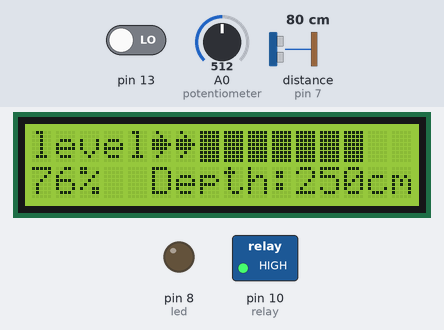
Bench run of a sketch on a simulated Arduino Uno, built with avr-gcc and run on an emulated ATmega328P. Parts: 16×2 character LCD, switched loads named in the sketch (green lamp = pin HIGH), output pins drawn as LEDs (lit = HIGH). Wiring (inferred from the names in the program): ultrasonic range finder: trigger pin 6; echo pin 7. The inputs (shaded band) are chosen by the test bench; at power-on: distance to the obstacle (sensor on pin 7) 80 cm, A0 (potentiometer) = 512, pin 13 LOW. The echo pulse lasts 58.3 µs per cm; pins used as bus, display or sensor lines are not drawn; what the sketch prints to the serial monitor is not drawn.

Above: at 4.2 s.
4.3 s: distance to the obstacle (sensor on pin 7) set to 38 cm
At 4.47 s:
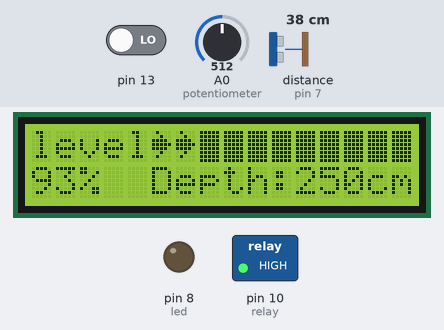
6.0 s: distance to the obstacle (sensor on pin 7) set to 32 cm
At 7.0 s:
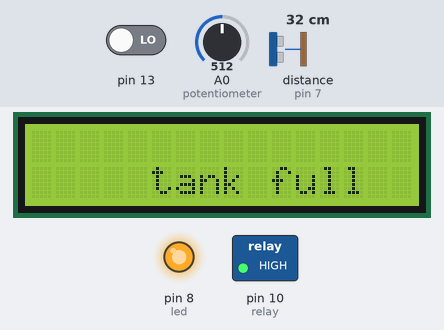
8.6 s: A0 (potentiometer) set to 496
At 9.0 s:
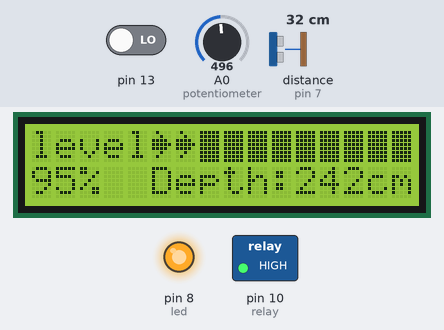
10.1 s: A0 (potentiometer) set to 480
At 11.28 s:
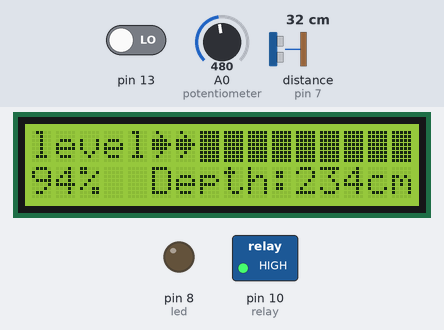
12.6 s: pin 13 driven HIGH
At 12.77 s:
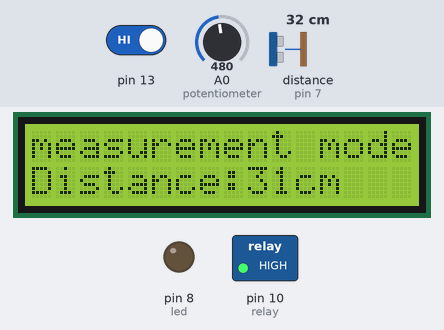
14.8 s: distance to the obstacle (sensor on pin 7) set to 35 cm
At 15.12 s:
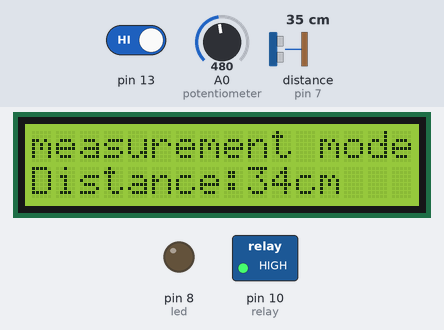
Timing chart, 0 to 17.8 s (numbered marks = the images above; inputs shaded):
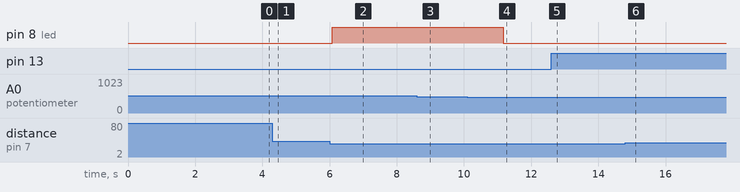

The sketch:

water_level_indicator_and_motor_controller.ino
```cpp
const int trig_pin = 6;
const int echo_pin = 7;
const int led = 8;
double duration;
int distance;
long total;
const int relay = 10;

float a;
int percent;

#include <LiquidCrystal.h>

const int rs = 12, en = 11, d4 = 5, d5 = 4, d6 = 3, d7 = 2;
LiquidCrystal lcd(rs, en, d4, d5, d6, d7);
byte line[8] = {
  0b11111,
  0b11111,
  0b11111,
  0b11111,
  0b11111,
  0b11111,
  0b11111,
  0b11111
};
byte smiley[8] = {
  0b00000,
  0b00000,
  0b01010,
  0b00000,
  0b00000,
  0b10001,
  0b01110,
  0b00000

};
byte smiley1[8] = {
  0b00000,
  0b00000,
  0b00000,
  0b00000,
  0b00000,
  0b10001,
  0b01110,
  0b00000

};
byte arrow[8] = {
  0b01000,
  0b00100,
  0b11110,
  0b11111,
  0b11110,
  0b00100,
  0b01000,
  0b00000

};
byte arrow1[8] = {
  0b00000,
  0b00000,
  0b00000,
  0b10000,
  0b00000,
  0b00000,
  0b00000,
  0b00000

};
byte arrow2[8] = {
  0b00000,
  0b00000,
  0b10000,
  0b11000,
  0b10000,
  0b00000,
  0b00000,
  0b00000

};
byte arrow3[8] = {
  0b00000,
  0b10000,
  0b11000,
  0b11100,
  0b11000,
  0b10000,
  0b00000,
  0b00000

};
byte arrow4[8] = {
  0b10000,
  0b01000,
  0b11100,
  0b11110,
  0b11100,
  0b01000,
  0b10000,
  0b00000

};
#include<EEPROM.h>
int present = 0;
int past = 0;
int counter = 1;


void setup() {

  pinMode(trig_pin, OUTPUT);
  pinMode(echo_pin, INPUT);
  pinMode(led, OUTPUT);
  pinMode(relay, OUTPUT);
  digitalWrite(relay, HIGH);
  pinMode(13, INPUT);

  lcd.begin(16, 2);
  Serial.begin(9600);
  Serial.setTimeout(10);
  lcd.createChar(0, line);
  lcd.createChar(1, smiley);
  lcd.createChar(2, smiley1);
  lcd.createChar(3, arrow);
  lcd.createChar(4, arrow1);
  lcd.createChar(5, arrow2);
  lcd.createChar(6, arrow3);
  lcd.createChar(7, arrow4);
  lcd.setCursor(0, 0);

  lcd.print("hello!!");
  lcd.setCursor(5, 0);
  lcd.write(byte(1));
  delay(1000);
  lcd.setCursor(5, 0);
  lcd.write(byte(2));
  delay(1000);
  lcd.setCursor(5, 0);
  lcd.write(byte(1));
  delay(1000);


}

void loop() {
  void show();
  void show1();
  void show2();
  lcd.clear();
  int sensorValue = analogRead(A0);//set the depth of your tank by using the potentiometer
  int val = map(sensorValue, 0, 1023, 0, 500);//convert 0 to 1023 into 0 to 500 cm
 total = val;
 digitalWrite(trig_pin, LOW);
  delayMicroseconds(2);
  digitalWrite(trig_pin, HIGH);
  delayMicroseconds(10);
  digitalWrite(trig_pin, LOW);
  duration = pulseIn(echo_pin, HIGH);
  distance = 0.034 * duration / 2;
  a = total - distance;
  percent = ((a / total) * 100) + 8;//8% to avoid over flow and prevent sensor from water
  if (percent > 100)
  {
    percent = 100;
  }
  if (percent < 0)
  {
    percent = 0;
  }


  present = digitalRead(13);

  if (present == HIGH && present != past)
  {
    counter++;

  }
  past = present;
  if (counter % 2 == 0) //if button pressed it enters in to measurement mode to measure the depth of the tank
  { lcd.clear();
    lcd.write("measurement mode");
    Serial.println("\n measurement mode");
    lcd.setCursor(0, 1);
    lcd.print("Distance:");
    Serial.println("distance:");

    lcd.print(distance);
    lcd.print("cm");
    Serial.print(distance);
    Serial.print("cm");
    delay(200);
    lcd.clear();

  }
  else
  {
    if (percent < 20)
    {
      digitalWrite(relay, LOW);
    }
    if (percent >= 95 && present != HIGH)
    {
      digitalWrite(led, HIGH);
      digitalWrite(relay, HIGH);
      Serial.println("alert");
      show();
      show2();
      delay(500);
      lcd.clear();
      show1();
      delay(500);
    }
    else
    { digitalWrite(led, LOW);

    }
    if (percent < 99 && digitalRead(13) != HIGH)
    { show();
      show2();
      delay(200);


    }
    counter = 1;
  }
}

void show()
{
  lcd.setCursor(5, 1);
  lcd.print("Depth:");
  lcd.print(total);
  lcd.print("cm");
  lcd.setCursor(0, 1);
  lcd.print(percent);
  lcd.print("%");


  lcd.setCursor(0, 0);
  lcd.print("level");
  lcd.setCursor(5, 0);
  lcd.write(byte(4));

  lcd.setCursor(5, 0);
  lcd.write(byte(5));

  lcd.setCursor(5, 0);
  lcd.write(byte(6));

  lcd.setCursor(5, 0);
  lcd.write(byte(7));

  lcd.setCursor(5, 0);
  lcd.write(byte(3));

  lcd.setCursor(6, 0);
  lcd.write(byte(4));

  lcd.setCursor(6, 0);
  lcd.write(byte(5));

  lcd.setCursor(6, 0);
  lcd.write(byte(6));

  lcd.setCursor(6, 0);
  lcd.write(byte(7));

  lcd.setCursor(6, 0);
  lcd.write(byte(3));

}
void show2()
{
  if (percent > 10)
  {
    lcd.setCursor(7, 0);
    lcd.write(byte(0));

  }
  if (percent > 20)
  {
    lcd.setCursor(8, 0);
    lcd.write(byte(0));

  }
  if (percent > 30)
  {
    lcd.setCursor(9, 0);
    lcd.write(byte(0));

  }
  if (percent > 40)
  {
    lcd.setCursor(10, 0);
    lcd.write(byte(0));

  }
  if (percent > 50)
  {
    lcd.setCursor(11, 0);
    lcd.write(byte(0));

  }
  if (percent > 60)
  {
    lcd.setCursor(12, 0);
    lcd.write(byte(0));

  }
  if (percent > 70)
  {
    lcd.setCursor(13, 0);
    lcd.write(byte(0));

  }
  if (percent > 80)
  {
    lcd.setCursor(14, 0);
    lcd.write(byte(0));

  }
  if (percent > 90)
  {
    lcd.setCursor(15, 0);
    lcd.write(byte(0));

  }


}
void show1()
{
  lcd.blink();
  lcd.setCursor(5, 1);

  lcd.print("tank full");
  delay(50);
  lcd.noBlink();
}
```

Measured:
- the behaviour switches between 34 and 33 cm on distance to the obstacle (sensor on pin 7) (found by bisection; images 1 and 2)
- the behaviour switches between 489 and 488 on A0 (potentiometer) (found by bisection; images 3 and 4)
- after the input at 4.3 s, the display: first differs from a run without the input after 0.08 s (image 1)
- after the input at 6.0 s, pin 8 (led): LOW → HIGH after 0.07 s; the display: first differs from a run without the input after 0.08 s (image 2 shows a later state)
- after the input at 10.1 s, pin 8 (led): HIGH → LOW after 1.1 s
- after the input at 12.6 s, the display: first differs from a run without the input after 0.07 s (image 5)
- after the input at 14.8 s, the display: first differs from a run without the input after 0.22 s (image 6)
